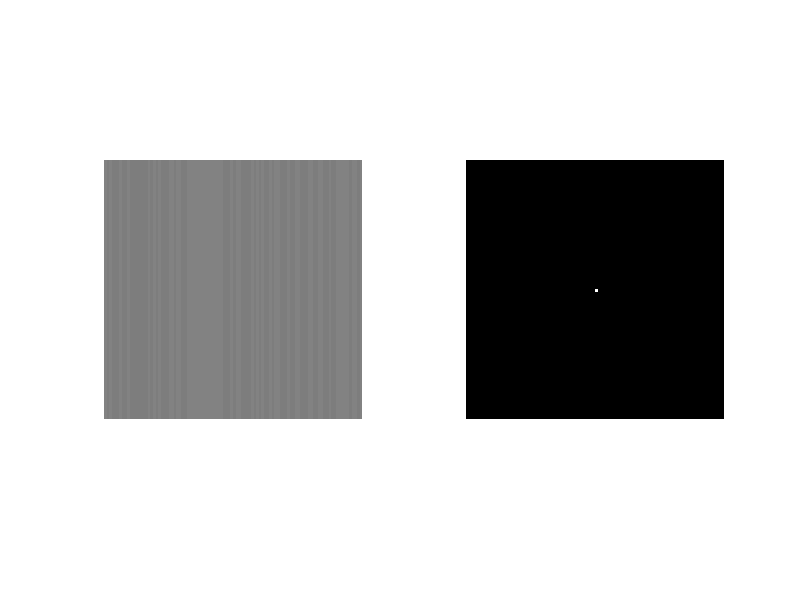

Write the MATLAB code that produced this figure.
# create image for a given equation
# find frequency domain 



fx = 20;
fy = 10 ;
x = [1:100] ;
y = [1:100] ;
Ix = meshgrid(x,y) ;
t = 1/40 ;   

sin_para = sin(2 .* pi .* fx .* Ix .* t ) ;
new_f = (sin_para + 1 ) .* (255/2) ;


new1 = fft2(double(new_f));
new1 = abs(fftshift(new1));
subplot(122);
imshow(new1); 


new_f = uint8(new_f) ;
subplot(121);
imshow(new_f)
